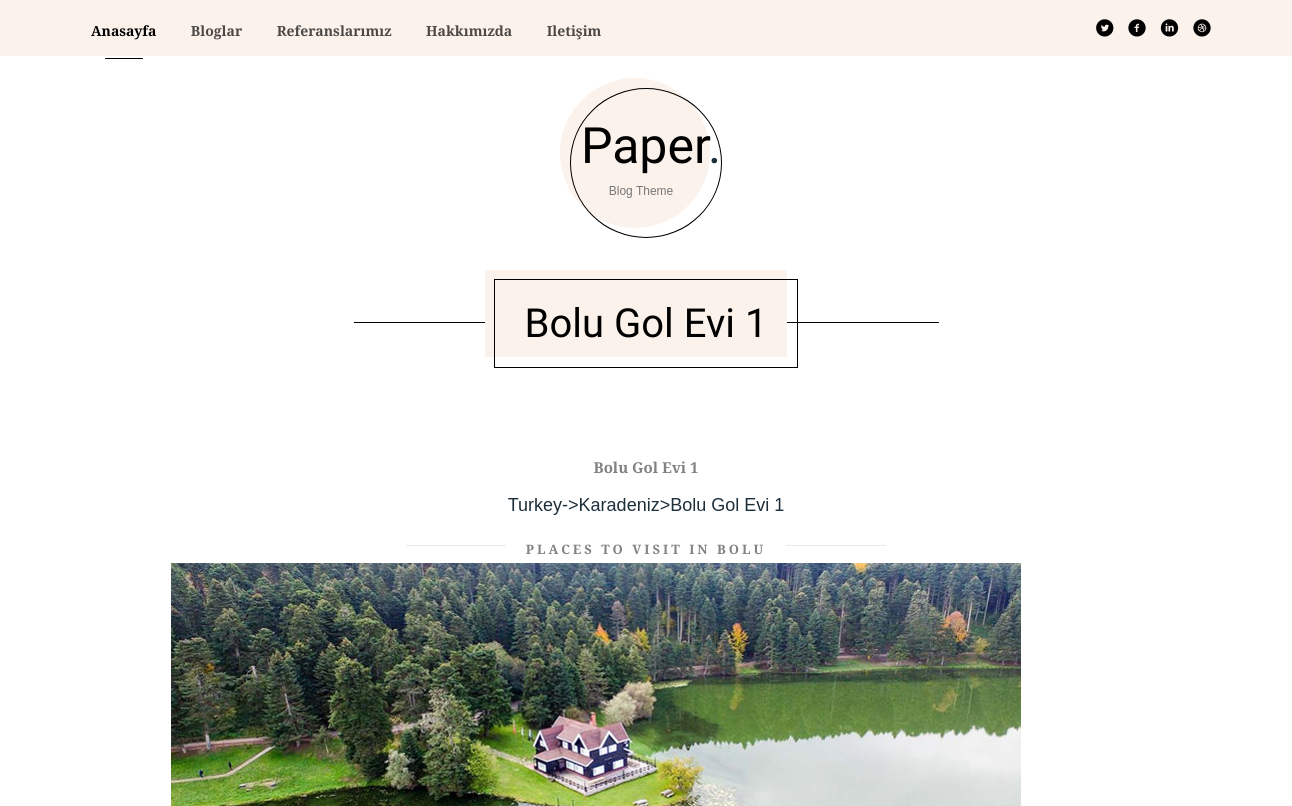
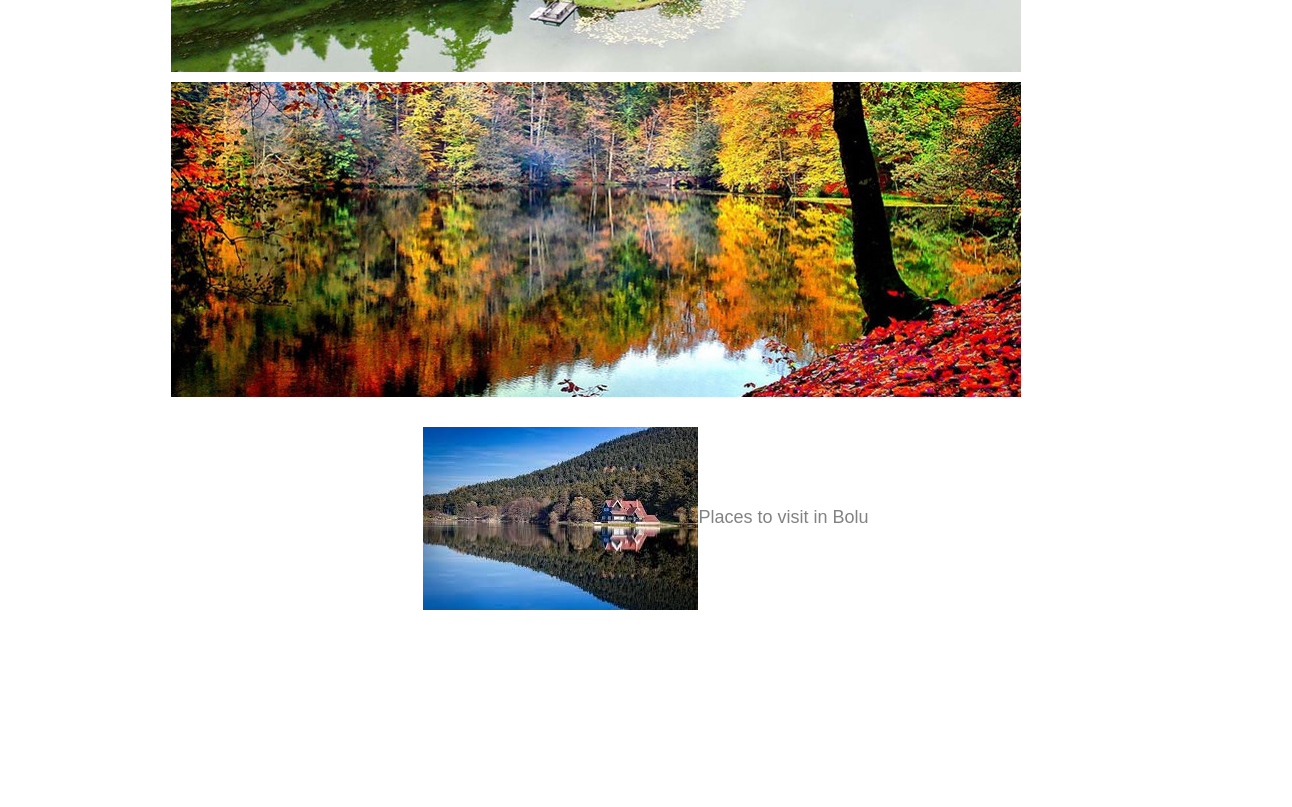
Before: /blog/2/Antalya-Dim-Cayi-1/ (upper part) with the older database file (2 pictures, top to bottom).
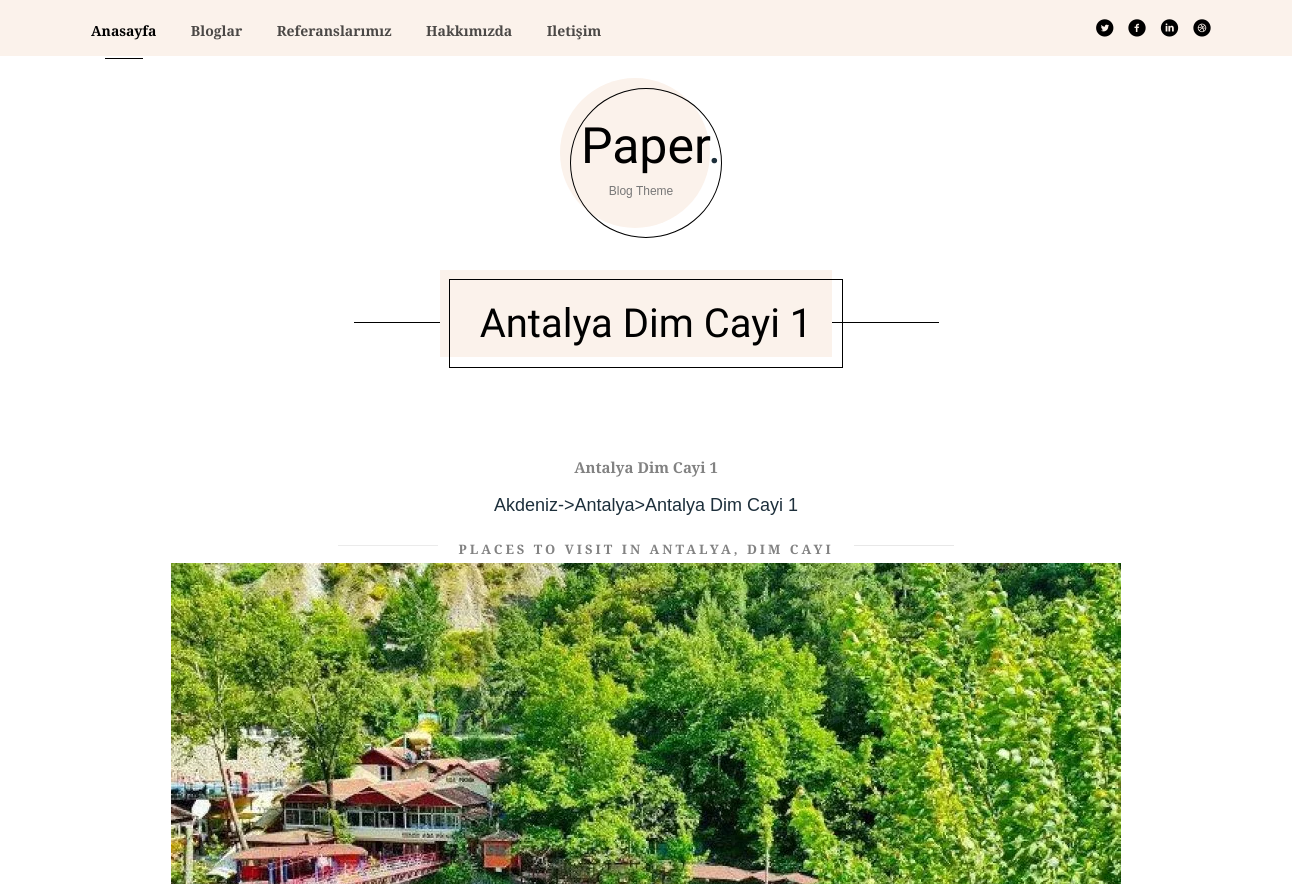
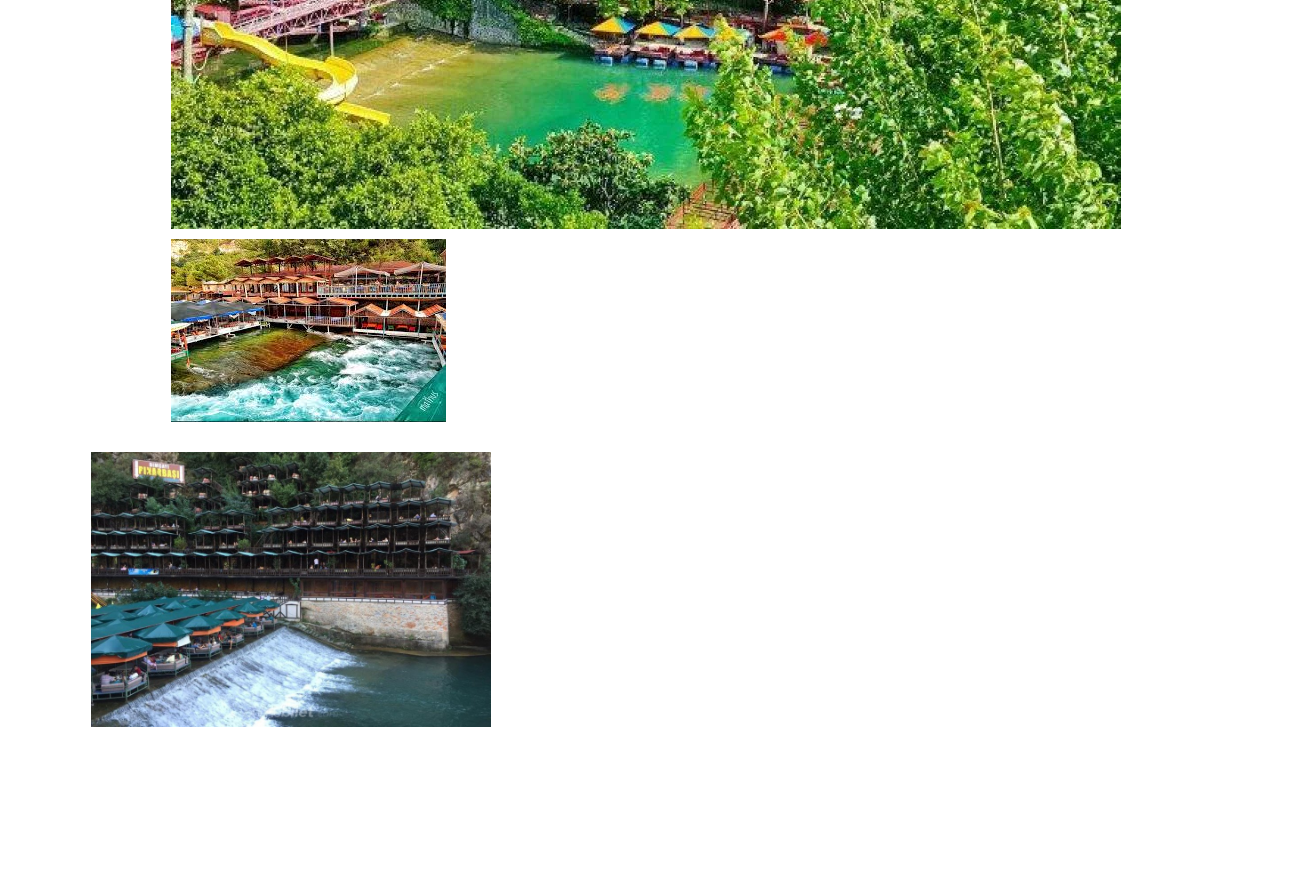
After: the same page with the newer database file (2 pictures, top to bottom).
### blog/models.py (models this page shows, shortened)
class Blog(models.Model):  # kategori ile ilişki kuruyoruz
    STATUS = (
        ('True', 'Evet'),
        ('False', 'Hayır'),
    )
    category = models.ForeignKey(Category, on_delete=models.CASCADE)  # foreignkey kategori: kategoriye refere ettik
    title = models.CharField(max_length=150)
    keywords = models.CharField(blank=True,max_length=255)
    description = models.CharField(blank=True,max_length=255)
    image = models.ImageField(blank=True, upload_to='images/')
    detail = RichTextUploadingField()
    slug = models.SlugField(blank=True,max_length=150)  # adres satırında ürünü çağırabilmemiz için yazdığımız metin
    status = models.CharField(max_length=10, choices=STATUS)
    create_at = models.DateTimeField(auto_now_add=True)
    update_at = models.DateTimeField(auto_now=True)
    def image_tag(self):   #image diye html kodu yazıyoruz adı img tag.class image in altında ki image burada ki image url kısmı search kısmına yazılıyor
        return mark_safe('<img src="{}" height="50"/>'.format(self.image.url))
    image_tag.short_description = 'Image'

class Category(MPTTModel):  #model türümüz değişti
    STATUS = (
        ('True', 'Evet'),
        ('False', 'Hayır'),
    )
    title = models.CharField(max_length=100)
    keywords = models.CharField(max_length=255)
    description = models.CharField(max_length=255)
    image = models.ImageField(blank=True, upload_to='images/')
    status = models.CharField(max_length=10, choices=STATUS)
    slug = models.SlugField() #adres satırında ürünü çağırabilmemiz için yazdığımız metin
    parent = TreeForeignKey('self', blank=True, null=True, related_name='children',
                               on_delete=models.CASCADE)  # foreignkey self kendi id sine refere edicek
    create_at = models.DateTimeField(auto_now_add=True)
    update_at = models.DateTimeField(auto_now=True)
    class MPTTMeta:
        order_insertion_by = ['title']
    def __str__(self):
        full_path = [self.title]
        k = self.parent
        while k is not None:
            full_path.append(k.title)
            k = k.parent
        return '->'.join(full_path[::-1])
    def image_tag(self):   #image diye html kodu yazıyoruz adı img tag.class image in altında ki image burada ki image url kısmı search kısmına yazılıyor
        return mark_safe('<img src="{}" height="50"/>'.format(self.image.url))
    image_tag.short_description = 'Image'

class Images(models.Model):
    blog = models.ForeignKey(Blog, on_delete=models.CASCADE)
    title = models.CharField(max_length=50, blank=True)  # blankTrue dersek etiketi boş geçmemize izin verir
    image = models.ImageField(blank=True, upload_to='images/')
    def image_tag(self):
        return mark_safe('<img src="{}" height="50"/>'.format(self.image.url))
    image_tag.short_description = 'Image'

### home/views.py (the view)
# urls.py: path('blog/<int:id>/<slug:slug>/', views.blog_detail, name='blog_detail'),
def blog_detail(request,id,slug):
    category = Category.objects.all()
    blog = Blog.objects.get(pk=id)
    images = Images.objects.filter(blog_id=id)
    context = {'blog': blog,
               'category': category,
               'images': images,
               }
    return render(request, 'bloga_git.html',context)

### home/templates/bloga_git.html (shortened to what this page needs)
{% extends 'homebase.html' %}
{% block content %}
<div id="fh5co-content" class="fh5co-no-pd-top">
		<div class="container">
			<div class="row animate-box">
				<div class="col-md-6 col-md-offset-3 text-center fh5co-heading">
					<h2><span>{{blog.title}}</span></h2>
				</div>
			</div>
			<div class="col-md-12">
							<div class="fh5co-blog animate-box">
								<div class="title title-pin text-center">
                                        <span class="posted-on">{{blog.title}}</span>
                                        <h4><a href="/category/{{ blog.category_id }}/{{ blog.category.slug }}">{{ blog.category }}>{{ blog.title }}</a></h4>
                                        <span class="category">{{blog.description}}</span>
                                        {% for rs in images %}
                                        <img class="img-responsive" src="{{rs.image.url}}" style="width: auto; height: auto; padding-left:80px;padding-right: 50px;padding-bottom: 10px " alt="">
                                        {% endfor %}
                                <p>{{blog.detail | safe}}</p>
								</div>
							</div>
            </div>
		</div>
</div>
{% endblock %}

### home/templates/homebase.html (shortened to what this page needs)
<!DOCTYPE HTML>
<html lang="en">
	<head>
    {% load static %}
	<link rel="stylesheet" href="{% static 'css/animate.css' %}"/>
	<link rel="stylesheet" href="{% static 'css/icomoon.css' %}"/>
	<link rel="stylesheet" href="{% static 'css/bootstrap.css' %}"/>
	<link rel="stylesheet" href="{% static 'css/magnific-popup.css' %}"/>
	<link rel="stylesheet" href="{% static 'css/flexslider.css' %}"/>
	<link rel="stylesheet" href="{% static 'css/style.css' %}"/>
	</head>
    <body>
    {% include 'header.html' %}
    {% block content %}   {% endblock %}
    </body>
</html>

### home/templates/header.html (shortened to what this page needs)
 {% load static %}
	<nav class="fh5co-nav" role="navigation">
		<div class="container-fluid">
			<div class="row">
				<div class="top-menu">
					<div class="container">
						<div class="row">
							<div class="col-sm-7 text-left menu-1">
								<ul>
									<li class="active"><a href="/">Anasayfa</a></li>
									<li><a href="/blog">Bloglar</a></li>
                                    <li><a href="/referanslar">Referanslarımız</a></li>
									<li><a href="/hakkimizda">Hakkımızda</a></li>
									<li><a href="/iletisim">Iletişim</a></li>
								</ul>
							</div>
							<div class="col-sm-5">
								<ul class="fh5co-social-icons">
									<li><a href="#"><i class="icon-twitter-with-circle"></i></a></li>
									<li><a href="#"><i class="icon-facebook-with-circle"></i></a></li>
									<li><a href="#"><i class="icon-linkedin-with-circle"></i></a></li>
									<li><a href="#"><i class="icon-dribbble-with-circle"></i></a></li>
								</ul>
							</div>
						</div>
					</div>
				</div>
			</div>
			<div class="row">
				<div class="col-xs-12 text-center menu-2">
					<div id="fh5co-logo">
						<h1>
							<a href="index.html">
							Paper<span>.</span>
							<small>Blog Theme</small>
							</a>
						</h1>
					</div>
				</div>
			</div>
		</div>
	</nav>

### home/templates/footer.html (shortened to what this page needs)
{% load static %}

### home/static/css/icomoon.css (style rules this page uses)
[class^="icon-"], [class*=" icon-"] { font-family: 'icomoon' !important; speak: none; font-style: normal; font-weight: normal; font-variant: normal; text-transform: none; line-height: 1; -webkit-font-smoothing: antialiased; -moz-osx-font-smoothing: grayscale; }
.icon-dribbble-with-circle:before { content: "\ea64"; }
.icon-facebook-with-circle:before { content: "\ea66"; }
.icon-linkedin-with-circle:before { content: "\ea72"; }
.icon-twitter-with-circle:before { content: "\ea7b"; }

Changed rows visible on the page:
removed Images: image (picture)
removed Images: image (picture)
changed Blog: title "Bolu Gol Evi 1" → "Antalya Dim Cayi 1"; category "Turkey->Karadeniz" → "Akdeniz->Antalya"; description "PLACES TO VISIT IN BOLU" → "PLACES TO VISIT IN ANTALYA, DIM CAYI"; detail: a different picture; detail "Places to visit in Bolu" → (not shown)
added Images: image (picture)
added Images: image (picture)
